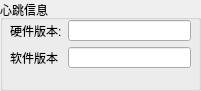
       <widget class="QGroupBox" name="groupBox_7">
        <property name="geometry">
         <rect>
          <x>670</x>
          <y>10</y>
          <width>201</width>
          <height>91</height>
         </rect>
        </property>
        <property name="title">
         <string>心跳信息</string>
        </property>
        <widget class="QWidget" name="layoutWidget_5">
         <property name="geometry">
          <rect>
           <x>10</x>
           <y>20</y>
           <width>181</width>
           <height>48</height>
          </rect>
         </property>
         <layout class="QGridLayout" name="gridLayout_4">
          <item row="1" column="0" colspan="2">
           <widget class="QLabel" name="label_19">
            <property name="text">
             <string>软件版本</string>
            </property>
           </widget>
          </item>
          <item row="1" column="2">
           <widget class="QLineEdit" name="soft_version_edit">
            <property name="readOnly">
             <bool>true</bool>
            </property>
           </widget>
          </item>
          <item row="0" column="2">
           <widget class="QLineEdit" name="hard_version_edit">
            <property name="minimumSize">
             <size>
              <width>100</width>
              <height>0</height>
             </size>
            </property>
            <property name="readOnly">
             <bool>true</bool>
            </property>
           </widget>
          </item>
          <item row="0" column="0" colspan="2">
           <widget class="QLabel" name="label_3">
            <property name="text">
             <string>硬件版本:</string>
            </property>
           </widget>
          </item>
         </layout>
        </widget>
       </widget>
